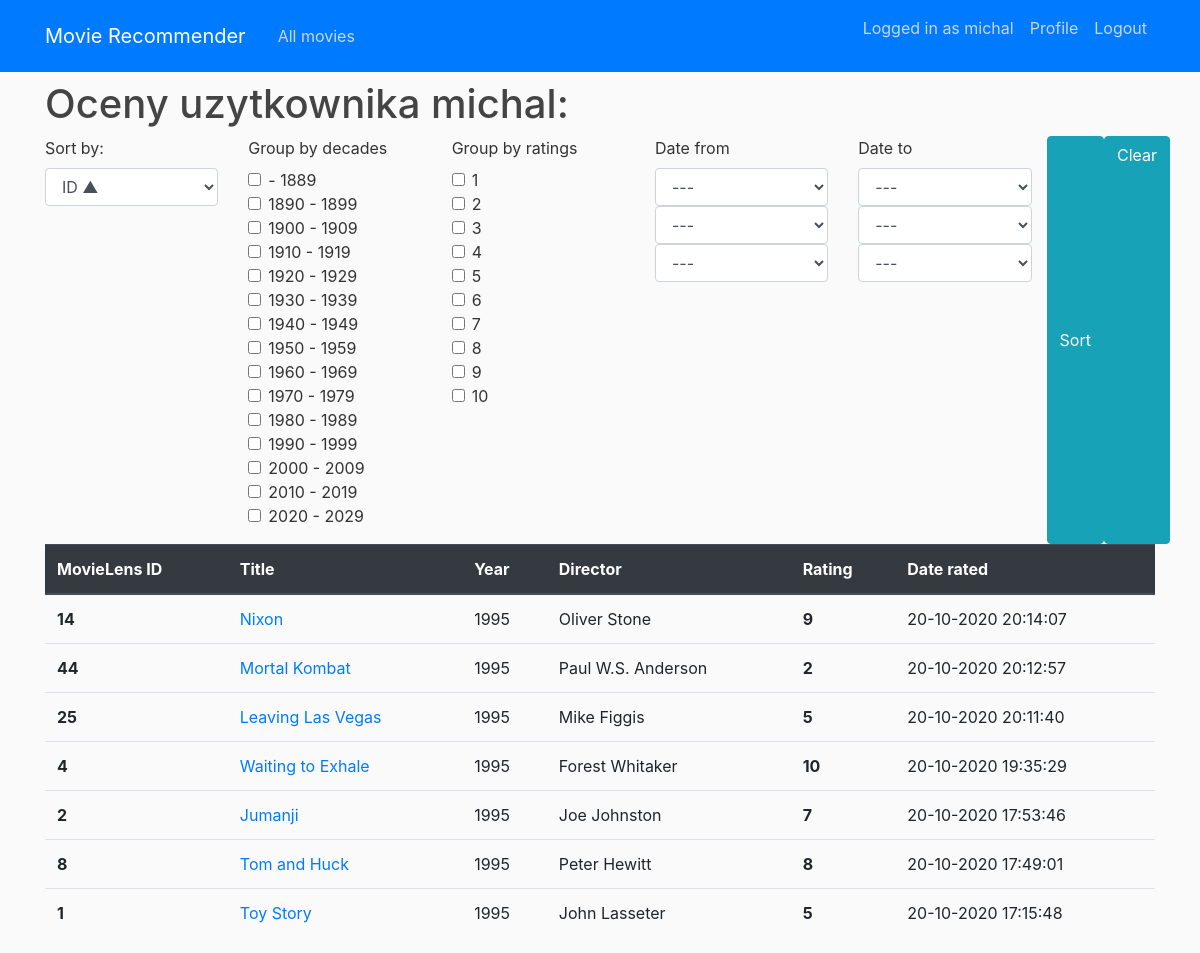
/profile/ (signed in), run on an earlier commit of the app's database.
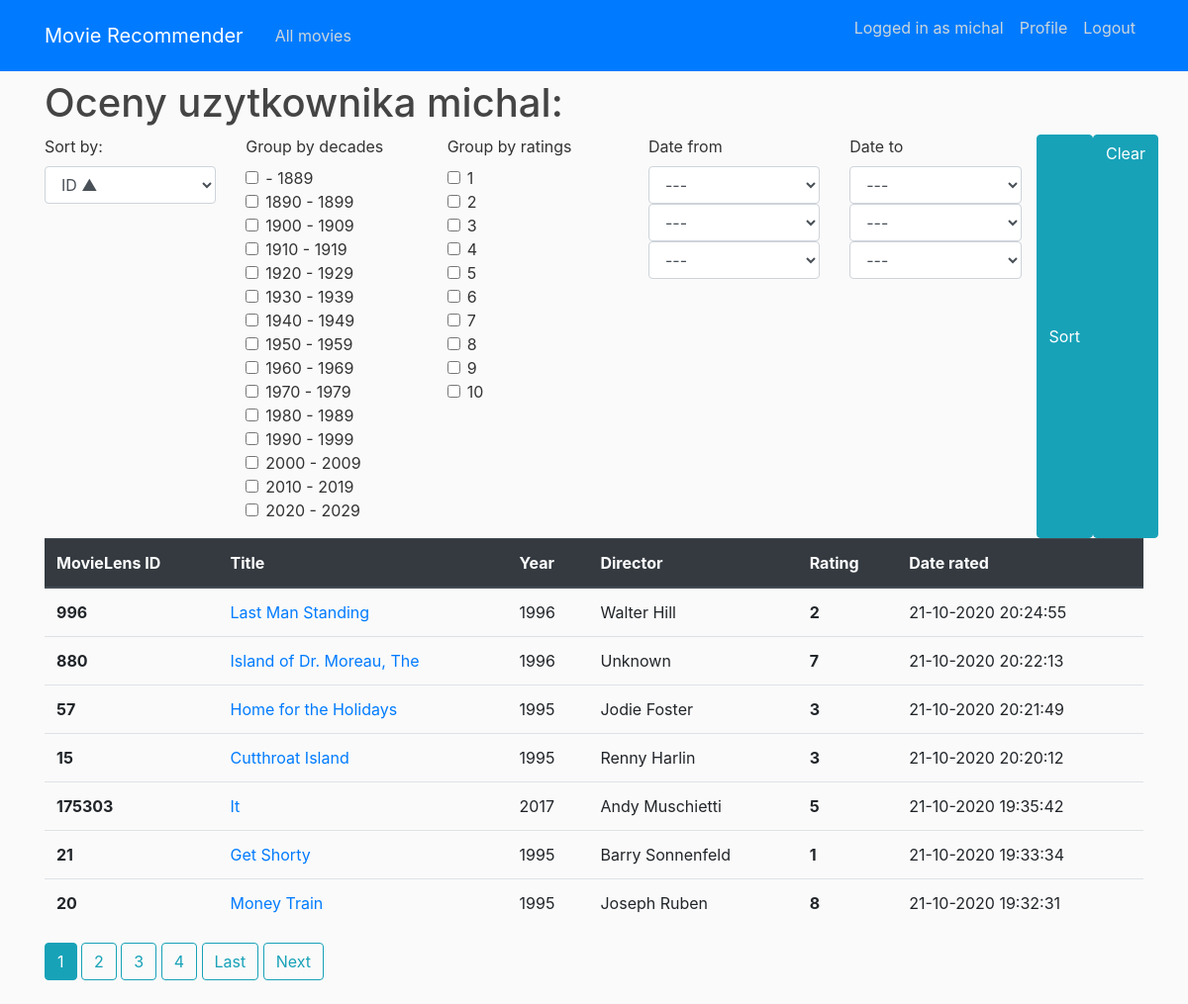
And on a later commit of the database.
### recommender/models.py (models this page shows, shortened)
class Rating(models.Model):
    movielens_id = models.ForeignKey(Movie, to_field='movielens_id', on_delete=models.CASCADE)
    who_rated = models.ForeignKey(User, on_delete=models.CASCADE)
    value = models.PositiveSmallIntegerField(validators=[MinValueValidator(1), MaxValueValidator(10)])
    date_rated = models.DateTimeField(default=timezone.now)
    class Meta:
        constraints = [models.UniqueConstraint(fields=['movielens_id', 'who_rated'], name='No multiple ratings')]

class Movie(models.Model):
    movielens_id = models.IntegerField(unique=True)
    imdb_id = models.IntegerField()
    tmdb_id = models.IntegerField()
    title = models.CharField(max_length=200)
    year_released = models.IntegerField()
    director = models.CharField(max_length=100)

### recommender/views.py (the view)
# urls.py: path('profile/', RatingListView.as_view(), name='profile'),
class RatingListView(LoginRequiredMixin, ListView):
    model = Movie
    template_name = 'recommender/profile.html'
    context_object_name = 'ratings'
    paginate_by = 7
    ordering = '-date_rated'
    def get_queryset(self):
        self.get_grouping()
        print(self.extra_context)
        ordering = self.get_ordering()
        if ordering:
            if 'value' in ordering or 'date_rated' in ordering:
                return self.request.user.rating_set.all().order_by(ordering)
            else:
                if ordering.startswith('-'):
                    return self.request.user.rating_set.all().order_by(f'-movielens_id__{self.get_ordering()[1:]}')
                else:
                    return self.request.user.rating_set.all().order_by(f'movielens_id__{self.get_ordering()}')
        else:
            return self.request.user.rating_set.all()
    def get_grouping(self):
        if self.request.GET.__contains__('group_by_decades'):
            decades = list(map(int, self.request.GET.getlist('group_by_decades')))
            self.extra_context = {'group_by_decades': decades}
            return decades
        if self.request.GET.__contains__('group_by_ratings'):
            pass
        else:
            return None
    def get_ordering(self):
        if self.request.GET.__contains__('sort_by'):
            ordering = self.request.GET['sort_by']
        else:
            ordering = super().get_ordering()
        return ordering
    def get_context_data(self, *, object_list=None, **kwargs):
        context = super().get_context_data(**kwargs)
        context['form_sorting_grouping'] = MovieRatingSortForm(self.request.GET)
        context['sort_by'] = self.get_ordering()
        self.get_grouping()
        return context

### recommender/forms.py
class MovieRatingSortForm(forms.Form):
    def __init__(self, *args, **kwargs):
        super().__init__(*args, **kwargs)
        self.fields['sort_by'].label = 'Sort by:'
    SORTING_OPTIONS = SORTING_OPTIONS[:2] + SORTING_OPTIONS[6:] + (
    ('value', 'Rating \u25B2'),
    ('-value', 'Rating \u25BC'),
    ('date_rated', 'Date rated \u25B2'),
    ('-date_rated', 'Date rated \u25BC'))
    possible_ratings = [i for i in range(1, 11)]
    RATING_CHOICES = (tuple(zip(possible_ratings, possible_ratings)))
    sort_by = forms.ChoiceField(choices=SORTING_OPTIONS, required=False)
    group_by_ratings = forms.MultipleChoiceField(choices=RATING_CHOICES, widget=forms.CheckboxSelectMultiple, required=False)
    group_by_decades = forms.MultipleChoiceField(choices=DECADE_CHOICES, widget=forms.CheckboxSelectMultiple, required=False)
    date_from = forms.DateField(widget=forms.SelectDateWidget, required=False)
    date_to = forms.DateField(widget=forms.SelectDateWidget, required=False)

### recommender/templates/recommender/profile.html (shortened to what this page needs)
{% extends 'recommender/base.html' %}
{% load crispy_forms_tags %}
{% block content %}
    <h1>Oceny uzytkownika {{user.username}}:</h1>
    <div class="row">
        <div class="col">
            <form method="get">
            {{form_sorting_grouping.sort_by|as_crispy_field}}
        </div>
        <div class="col">
            {{form_sorting_grouping.group_by_decades|as_crispy_field }}
        </div>
        <div class="col">
            {{form_sorting_grouping.group_by_ratings|as_crispy_field }}
        </div>
        <div class="col">
            {{form_sorting_grouping.date_from|as_crispy_field }}
        </div>
        <div class="col">
            {{form_sorting_grouping.date_to|as_crispy_field }}
        </div>
              <button class="btn btn-info" type="submit">Sort</button>
                <a class="btn btn-info" href="{%url 'profile'%}">Clear</a>
        </div>
    <table class="table table-hover">
      <thead class="thead-dark">
        <tr>
          <th scope="col">MovieLens ID</th>
          <th scope="col">Title</th>
          <th scope="col">Year</th>
          <th scope="col">Director</th>
          <th scope="col">Rating</th>
          <th scope="col">Date rated</th>
        </tr>
      </thead>
      <tbody>
        {% for rating in ratings %}
        <tr>
            <th scope="row">{{rating.movielens_id.movielens_id}}</th>
            <td><a href="{% url 'movie_detail' rating.movielens_id.id %}">{{rating.movielens_id.title}}</a></td>
            <td>{{rating.movielens_id.year_released}}</td>
            <td>{{rating.movielens_id.director}}</td>
            <td class="font-weight-bold">{{rating.value}}</td>
            <td> {{rating.date_rated | date:"d-m-Y H:i:s" }}</td>
        </tr>
        {% endfor %}
      </tbody>
    </table>
    {% include 'recommender/pagination.html' %}
{% endblock content %}

What changed in the data, as far as the page shows it:
no longer on this page (row edited): Rating: movielens_id.movielens_id "14", movielens_id "Nixon", movielens_id.year_released "1995", movielens_id.director "Oliver Stone", value "9", date_rated "20-10-2020 20:14:07"
no longer on this page (row unchanged): Rating: movielens_id.movielens_id "44", movielens_id "Mortal Kombat", movielens_id.year_released "1995", movielens_id.director "Paul W.S. Anderson", value "2", date_rated "20-10-2020 20:12:57"
no longer on this page (row unchanged): Rating: movielens_id.movielens_id "25", movielens_id "Leaving Las Vegas", movielens_id.year_released "1995", movielens_id.director "Mike Figgis", value "5", date_rated "20-10-2020 20:11:40"
no longer on this page (row unchanged): Rating: movielens_id.movielens_id "4", movielens_id "Waiting to Exhale", movielens_id.year_released "1995", movielens_id.director "Forest Whitaker", value "10", date_rated "20-10-2020 19:35:29"
no longer on this page (row unchanged): Rating: movielens_id.movielens_id "2", movielens_id "Jumanji", movielens_id.year_released "1995", movielens_id.director "Joe Johnston", value "7", date_rated "20-10-2020 17:53:46"
no longer on this page (row unchanged): Rating: movielens_id.movielens_id "8", movielens_id "Tom and Huck", movielens_id.year_released "1995", movielens_id.director "Peter Hewitt", value "8", date_rated "20-10-2020 17:49:01"
removed Rating: movielens_id.movielens_id "1", movielens_id "Toy Story", movielens_id.year_released "1995", movielens_id.director "John Lasseter", value "5", date_rated "20-10-2020 17:15:48"
added Rating: movielens_id.movielens_id "996", movielens_id "Last Man Standing", movielens_id.year_released "1996", movielens_id.director "Walter Hill", value "2", date_rated "21-10-2020 20:24:55"
added Rating: movielens_id.movielens_id "880", movielens_id "Island of Dr. Moreau, The", movielens_id.year_released "1996", movielens_id.director "Unknown", value "7", date_rated "21-10-2020 20:22:13"
added Rating: movielens_id.movielens_id "57", movielens_id "Home for the Holidays", movielens_id.year_released "1995", movielens_id.director "Jodie Foster", value "3", date_rated "21-10-2020 20:21:49"
added Rating: movielens_id.movielens_id "15", movielens_id "Cutthroat Island", movielens_id.year_released "1995", movielens_id.director "Renny Harlin", value "3", date_rated "21-10-2020 20:20:12"
added Rating: movielens_id.movielens_id "175303", movielens_id "It", movielens_id.year_released "2017", movielens_id.director "Andy Muschietti", value "5", date_rated "21-10-2020 19:35:42"
added Rating: movielens_id.movielens_id "21", movielens_id "Get Shorty", movielens_id.year_released "1995", movielens_id.director "Barry Sonnenfeld", value "1", date_rated "21-10-2020 19:33:34"
added Rating: movielens_id.movielens_id "20", movielens_id "Money Train", movielens_id.year_released "1995", movielens_id.director "Joseph Ruben", value "8", date_rated "21-10-2020 19:32:31"
Also different on the page:
new list line: "1"
new list line: "2"
new list line: "3"
new list line: "4"
text now shown: "Last Next"
